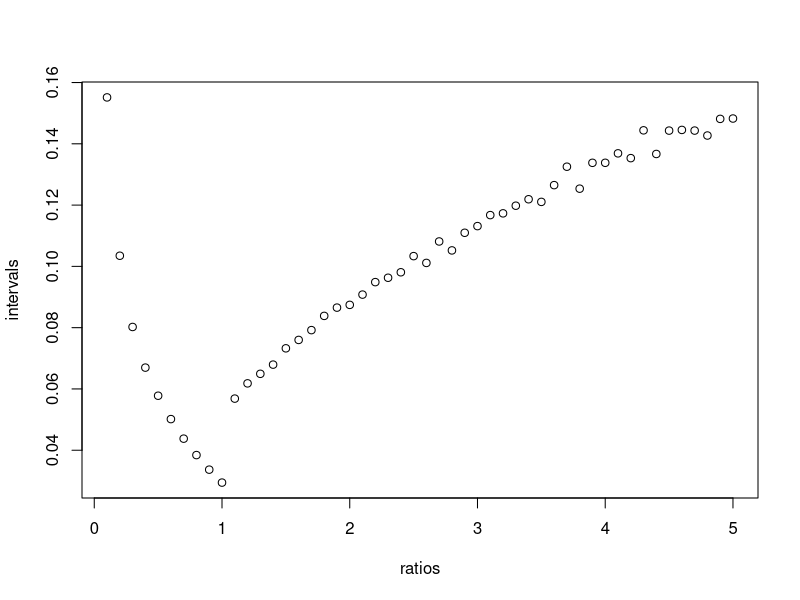

This figure's R source:
# Buffon's Needle Simmulation

# Estimate pi from crossing probability p. L is the needle length,
# d the distance between strips on the floor equals 1.
piFromProb <- function(p, L, d) {         
  if (L <= d) 
    return(2 * L / (p * d))
  return(2 * (asin(d/L) - L/d + sqrt(L^2/d^2 - 1)) / (1-p))
}

# Monte Carlo simulation of Buffon's needle.
buffon <- function(throws, L, d) {
  x <- runif(throws, 0, d/2)          # Random numbers in (0, d/2).
  theta <- runif(throws, 0, 0.5*pi)   # Random numbers in (0, pi/2).
  hits <- (x <= 0.5*L*sin(theta))     # hits is TRUE if needle crosses
  pcross <- mean(hits)                # a strip.
  piEst <- piFromProb(pcross, L, d)
  ci <- prop.test(sum(hits), throws)$conf.int
  ci <-                         # Apply transformation to get CI.
    sort(piFromProb(ci, L, d))  # sort() is necessary because, if L<=d,
  # the upper CI boundary for pcross
  # gives rise to the lower CI boundary
  # for piEst.
  return(ci[2] - ci[1])
}

# Create a vector of ratios
ratios <- seq(0.1, 5, 0.1)
intervals <- NULL
# Get all the interval widths
for (i in 1 : length(ratios)) {
  intervals[i] <- buffon(100000, ratios[i], 1)
}

# Plot all the results
plot(ratios, intervals)
cat(ratios[which.min(intervals)])

# To choose an opitmum L/d, should choose the ratio of L/d to be 1, i.e., L = d. 
# From the plot of interval width as a function of ratios, it would seem that the interval
# width decreases as the ratio of L/d converges to 1. Then, the interval width
# increases linearly as the ratio of L/d increases from 1. This would indicate
# that as the length of the needle grows to d, the variance of the
# hits grows smaller. After L/d > 1, we expect the probability that a
# needle crosses a line to increase on every try; now a needle can cross
# 2 lines on one drop and variance increases. Mathematically, since pcross = 
# E(X) = 2L / pi (since we let d = 1 here), and var = E(X^2) - (E(X))^2, this
# follows as var decreases as L/d, i.e., L, increases below 1 while var 
# increases as L/d increases above 1. Thus, the optimum L/d should be 1.